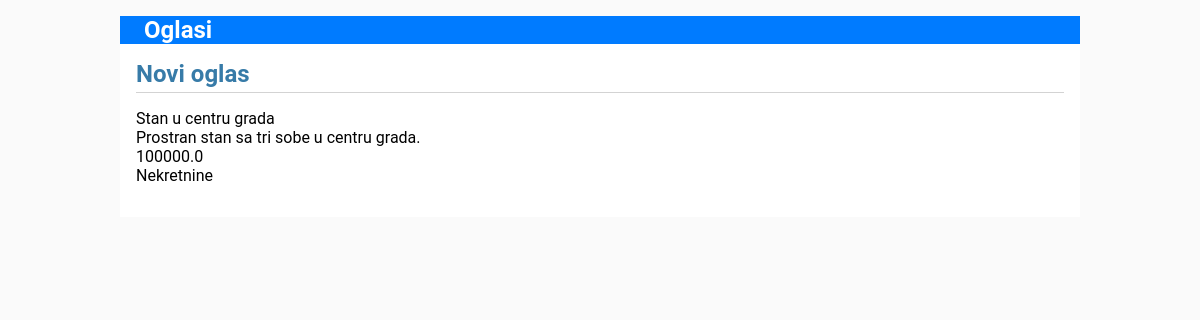
/oglas/2, run on the app's committed database.
### tables this page shows
CREATE TABLE oglas (
    id INTEGER PRIMARY KEY AUTOINCREMENT,
    naslov TEXT NOT NULL,
    opis TEXT NOT NULL,
    kategorija_id INTEGER NOT NULL,
    korisnik_id INTEGER NOT NULL,
    datum DATETIME DEFAULT CURRENT_TIMESTAMP,
    cena FLOAT NOT NULL,
    FOREIGN KEY (kategorija_id) REFERENCES kategorija(id),
    FOREIGN KEY (korisnik_id) REFERENCES korisnik(id)
);

CREATE TABLE kategorija (
    id INTEGER PRIMARY KEY AUTOINCREMENT,
    naziv TEXT NOT NULL
);

### oglasi/oglas.py (the view)
@bp.route("/<int:id>", methods=["GET"])
def view(id):
    db = get_db()
    try:
        oglas = db.execute("SELECT * FROM oglas WHERE id = ?", (id,)).fetchone()
        kategorija = db.execute("SELECT naziv FROM kategorija WHERE id = ?", (oglas["kategorija_id"],)).fetchone()
    except:
        flash("Oglas ne postoji")
        return redirect(url_for("oglas.index"))
    return render_template("oglas/view.html", oglas=oglas, kategorija=kategorija['naziv'])

### oglasi/db.py (called while the page is built)
def get_db():
    if 'db' not in g:
        g.db = sqlite3.connect(
            current_app.config['DATABASE'],
            detect_types=sqlite3.PARSE_DECLTYPES
        )
        g.db.row_factory = sqlite3.Row
    return g.db

### oglasi/templates/oglas/view.html
{% extends 'base.html' %} {% block header %}
<h1>{% block title %}Novi oglas{% endblock %}</h1>
{% endblock %} {% block content %}
<form method="post">
    <div>{{oglas['naslov']}}</div>
    <div>{{oglas['opis']}}</div>
    <div>{{oglas['cena']}}</div>
    <div>{{kategorija}}</div>
</form>
{% endblock %}

### oglasi/static/style.css (style rules this page uses)
h1 { font-family: "Roboto", sans-serif; color: #377ba8; margin: 1rem 0; }
.content > header h1 { flex: auto; margin: 1rem 0 0.25rem 0; }
.content form { margin: 1em 0; display: flex; flex-direction: column; }

### data on the page
oglas: naslov "Stan u centru grada", opis "Prostran stan sa tri sobe u centru grada.", cena "100000.0"
kategorija: naziv "Nekretnine"
